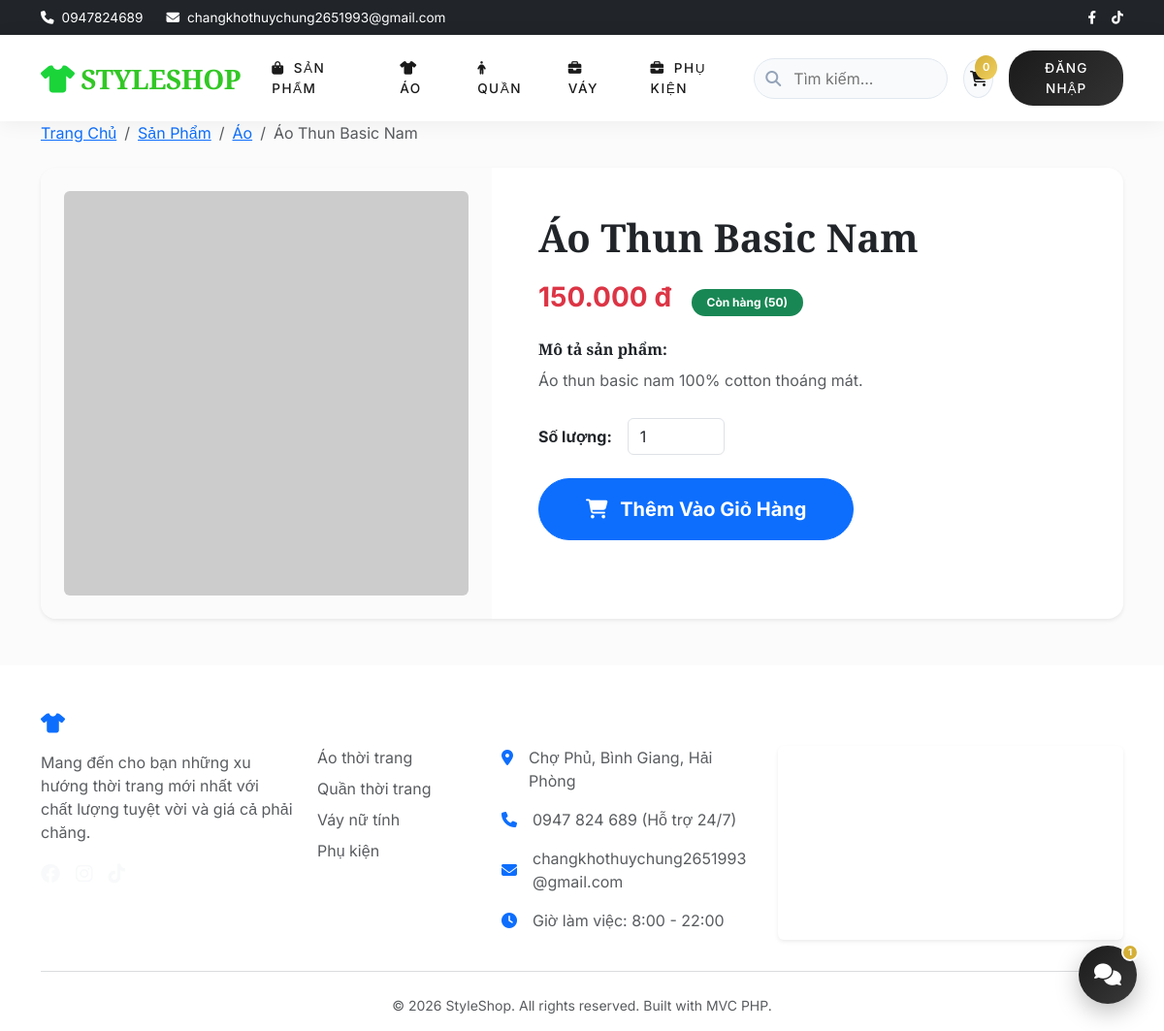
Page /product/detail/1 on the committed database.
### tables this page shows
CREATE TABLE `products` (
  `id` int(11) NOT NULL AUTO_INCREMENT,
  `category_id` int(11) NOT NULL,
  `name` varchar(255) NOT NULL,
  `description` text DEFAULT NULL,
  `price` decimal(10,2) NOT NULL,
  `image` varchar(255) DEFAULT NULL,
  `stock` int(11) NOT NULL DEFAULT 0,
  `created_at` timestamp NOT NULL DEFAULT current_timestamp(),
  PRIMARY KEY (`id`),
  KEY `category_id` (`category_id`),
  CONSTRAINT `products_ibfk_1` FOREIGN KEY (`category_id`) REFERENCES `categories` (`id`) ON DELETE CASCADE
);

CREATE TABLE `categories` (
  `id` int(11) NOT NULL AUTO_INCREMENT,
  `name` varchar(255) NOT NULL,
  `description` text DEFAULT NULL,
  `created_at` timestamp NOT NULL DEFAULT current_timestamp(),
  PRIMARY KEY (`id`)
);

### core/Controller.php (called while the page is built, shortened)
<?php
class Controller {
    public function model($model) {
        return new $model();
    }
    public function view($view, $data = []) {
        require_once 'views/' . $view . '.php';
    }
}
?>

### controllers/ProductController.php (called while the page is built, shortened)
<?php
class ProductController extends Controller {
    public function detail($id = null) {
        $productModel = $this->model('Product');
        $product = $productModel->readOne($id);
        $this->view('product/detail', ['product' => $product]);
    }
}
?>

### core/App.php (called while the page is built, shortened)
<?php
class App {
    protected $method = 'index';
    public function __construct() {
        $url = $this->parseUrl();
        if (isset($url[0]) && file_exists('controllers/' . ucfirst($url[0]) . 'Controller.php')) {
            unset($url[0]);
        }
        $this->controller = new $this->controller;
        if (isset($url[1])) {
            if (method_exists($this->controller, $url[1])) {
                $this->method = $url[1];
                unset($url[1]);
            }
        }
        $this->params = $url ? array_values($url) : [];
        call_user_func_array([$this->controller, $this->method], $this->params);
    }
    public function parseUrl() {
        if (isset($_GET['url'])) {
            return explode('/', filter_var(rtrim($_GET['url'], '/'), FILTER_SANITIZE_URL));
        }
    }
}
?>

### index.php (called while the page is built, shortened)
<?php
require_once 'core/App.php';
require_once 'core/Controller.php';
require_once 'config/database.php';
$app = new App();
?>

### models/Product.php (called while the page is built, shortened)
<?php
class Product {
    private $conn;
    private $table_name = "products";
    public function __construct() {
        $database = new Database();
        $this->conn = $database->getConnection();
    }
    public function readOne($id) {
        $query = "SELECT p.*, c.name as category_name
                  FROM " . $this->table_name . " p
                  LEFT JOIN categories c ON p.category_id = c.id
                  WHERE p.id = ? LIMIT 0,1";
        $stmt = $this->conn->prepare($query);
        $stmt->bindParam(1, $id);
        $stmt->execute();
        return $stmt->fetch(PDO::FETCH_ASSOC);
    }
}
?>

### config/database.php (called while the page is built, shortened)
<?php
class Database {
    private $host = "localhost";
    private $db_name = "shop_quan_ao";
    private $username = "root";
    private $password = "";
    public function getConnection() {
        $this->conn = null;
        try {
            $this->conn = new PDO("mysql:host=" . $this->host . ";dbname=" . $this->db_name, $this->username, $this->password);
            $this->conn->setAttribute(PDO::ATTR_ERRMODE, PDO::ERRMODE_EXCEPTION);
            $this->conn->exec("set names utf8mb4");
        } catch(PDOException $exception) {
            echo "Connection error: " . $exception->getMessage();
        }
        return $this->conn;
    }
}
?>

### views/product/detail.php (the view)
<?php require_once 'views/layouts/header.php'; ?>
<?php $product = $data['product']; ?>
<div class="container mb-5">
    <nav aria-label="breadcrumb" class="mb-4">
        <ol class="breadcrumb">
            <li class="breadcrumb-item"><a href="/shop_quan_ao/">Trang Chủ</a></li>
            <li class="breadcrumb-item"><a href="/shop_quan_ao/product">Sản Phẩm</a></li>
            <?php if (!empty($product['category_name'])): ?>
                <li class="breadcrumb-item"><a href="/shop_quan_ao/product/category/<?php echo $product['category_id']; ?>"><?php echo htmlspecialchars($product['category_name']); ?></a></li>
            <?php endif; ?>
            <li class="breadcrumb-item active" aria-current="page"><?php echo htmlspecialchars($product['name']); ?></li>
        </ol>
    </nav>
    <div class="card border-0 shadow-sm rounded-4 overflow-hidden">
        <div class="row g-0">
            <div class="col-md-5 bg-light d-flex align-items-center justify-content-center p-4" style="min-height: 400px;">
                <?php
                    $imgSrc = !empty($product['image']) ? '/shop_quan_ao/public/uploads/' . $product['image'] : 'https://via.placeholder.com/600x600.png?text=No+Image';
                ?>
                <img src="<?php echo $imgSrc; ?>" class="img-fluid rounded" alt="<?php echo htmlspecialchars($product['name']); ?>" style="max-height: 500px; object-fit: contain;">
            </div>
            <div class="col-md-7">
                <div class="card-body p-5">
                    <h1 class="card-title fw-bold mb-3"><?php echo htmlspecialchars($product['name']); ?></h1>
                    <div class="mb-4">
                        <span class="fs-3 fw-bold text-danger"><?php echo number_format($product['price'], 0, ',', '.'); ?> đ</span>
                        <?php if ($product['stock'] > 0): ?>
                            <span class="badge bg-success ms-3 rounded-pill px-3 py-2">Còn hàng (<?php echo $product['stock']; ?>)</span>
                        <?php else: ?>
                            <span class="badge bg-danger ms-3 rounded-pill px-3 py-2">Hết hàng</span>
                        <?php endif; ?>
                    </div>
                    <div class="mb-4">
                        <h6 class="fw-bold">Mô tả sản phẩm:</h6>
                        <p class="text-muted" style="line-height: 1.8;">
                            <?php echo nl2br(htmlspecialchars($product['description'] ?? 'Chưa có mô tả.')); ?>
                        </p>
                    </div>
                    <form action="/shop_quan_ao/cart/add/<?php echo $product['id']; ?>" method="POST" class="mt-4">
                        <div class="row align-items-center g-3 mb-4">
                            <div class="col-auto">
                                <label for="quantity" class="col-form-label fw-bold">Số lượng:</label>
                            </div>
                            <div class="col-auto">
                                <input type="number" id="quantity" name="quantity" class="form-control" value="1" min="1" max="<?php echo max(1, $product['stock']); ?>" style="width: 100px;">
                            </div>
                        </div>
                        <div class="d-flex gap-3">
                            <button type="submit" class="btn btn-primary btn-lg px-5 py-3 rounded-pill fw-bold" <?php echo $product['stock'] <= 0 ? 'disabled' : ''; ?>>
                                <i class="fa-solid fa-cart-shopping me-2"></i> Thêm Vào Giỏ Hàng
                            </button>
                        </div>
                    </form>
                </div>
            </div>
        </div>
    </div>
</div>
<?php require_once 'views/layouts/footer.php'; ?>

### public/css/style.css (style rules this page uses)
:root { --primary-color: #1a1a1a; --secondary-color: #f8f9fa; --accent-color: #d4af37; --text-main: #222222; --text-muted: #777777; --border-color: #eaeaea; --font-heading: 'Playfair Display', serif; --font-body: 'Inter', sans-serif; }
body { font-family: var(--font-body); color: var(--text-main); display: flex; flex-direction: column; min-height: 100vh; background-color: #fff; -webkit-font-smoothing: antialiased; }
h1, h2, h3, h4, h5, h6, .brand-font { font-family: var(--font-heading); font-weight: 700; }
.bg-light { background-color: #fbfbfb !important; }

### rows in the picture
products: category.name "Áo", name "Áo Thun Basic Nam", price "150.000", stock "50", description "Áo thun basic nam 100% cotton thoáng mát."
